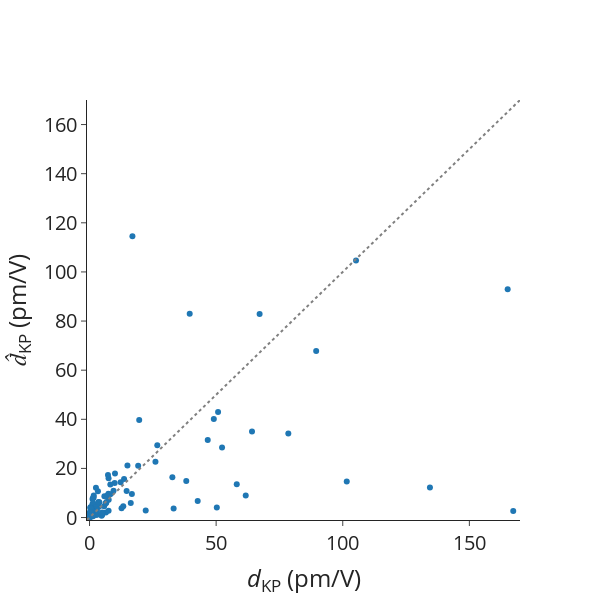

Notebook code cell kept with this figure:
### Markdown cell above
# Errors on dKP

### Code cell
# Data

mae = mean_absolute_error(df_pred_matten["dKP_true"], df_pred_matten["dKP_matten"])
mape = mean_absolute_percentage_error(
    df_pred_matten["dKP_true"], df_pred_matten["dKP_matten"]
)
rmse = root_mean_squared_error(df_pred_matten["dKP_true"], df_pred_matten["dKP_matten"])
spearmanrho = spearmanr(df_pred_matten["dKP_true"], df_pred_matten["dKP_matten"])
print(f"MAE = {mae}")
print(f"MAPE = {mape}")
print(f"RMSE = {rmse}")
print(f"Rho_sp = {spearmanrho.statistic}")

# Scatter plot for previous outputs.
scatter_dKP = go.Scatter(
    x=df_pred_matten["dKP_true"],
    y=df_pred_matten["dKP_matten"],
    mode="markers",
    name="",
    showlegend=False,
    text=[mpid for mpid in df_pred_matten.index.values],
)

ideal = go.Scatter(
    x=[-1, 200],
    y=[-1, 200],
    mode="lines",
    line=dict(color="gray", dash="dot"),
    showlegend=False,
)

# Layout
layout = go.Layout(
    # title=dict(text='Scatter Plot'),
    xaxis=dict(title="<i>d</i><sub>KP</sub> (pm/V)", range=[-1, 170]),
    yaxis=dict(title="<i>d&#770;</i><sub>KP</sub> (pm/V)", range=[-1, 170]),
    # legend=dict(font=dict(size=12)),
)

# Create figure
fig = go.Figure(data=[scatter_dKP, ideal], layout=layout)

fig.update_layout(
    autosize=False,
    font_size=20,
    width=600,
    height=600,
    # plot_bgcolor="white",
    template="simple_white",
)
fig.update_layout(
    xaxis=dict(
        # tickmode = 'array',
        # tickvals = [1, 2,3,4,5,6,7,8],
        # ticktext = ['One', 'Three', 'Five', 'Seven', 'Nine', 'Eleven']
        showgrid=False,
    ),
    yaxis=dict(
        # tickmode = 'array',
        # tickvals = [1, 2,3,4,5,6,7,8],
        # ticktext = ['One', 'Three', 'Five', 'Seven', 'Nine', 'Eleven']
        showgrid=False,
    ),
)

# Show figure
fig.show()

### Figure 1 — Plotly figure (JSON) as saved in the notebook; plotly's stock layout.template omitted (floating-point values rounded to 4 significant figures)
{"data": [{"mode": "markers", "name": "", "showlegend": false, "text": ["agm001234439", "agm001375463", "agm002017294", "agm002041315", "agm002041336", "agm002056302", "agm002137665", "agm002138671", "agm002140778", "agm002147818", "agm002153139", "agm002156258", "agm002161194", "agm002176403", "agm002184995", "agm002205114", "agm002224865", "agm002237807", "agm002278924", "agm002297812", "agm002790067", "agm003112540", "agm003157565", "agm003160552", "agm003202328", "agm003202410", "agm003206267", "agm003213121", "agm003219193", "agm003235252", "agm003237859", "agm003469328", "agm003705731", "agm004773455", "agm004786326", "agm004787350", "agm005056300", "agm005071058", "agm005072178", "agm005664742", "agm005721583", "agm005748012", "agm005754384", "agm005848675", "agm006020719", "agm006047746", "agm2000126920", "agm2000136656", "agm2000137141", "mp-1023924", "mp-1029368", "mp-1029633", "mp-1079676", "mp-1102285", "mp-1103351", "mp-1105300", "mp-11714", "mp-1180133", "mp-1196282", "mp-1196457", "mp-1208039", "mp-1208179", "mp-1215642", "mp-1216976", "mp-1219328", "mp-1221169", "mp-1221971", "mp-1223389", "mp-1223489", "mp-1223849", "mp-1225884", "mp-1225916", "mp-1227011", "mp-1227110", "mp-1227124", "mp-1227389", "mp-1228160", "mp-1228342", "mp-1287", "mp-13666", "mp-14444", "mp-1778", "mp-17862", "mp-18168", "mp-21521", "mp-2176", "mp-21892", "mp-22909", "mp-23329", "mp-2469", "mp-2802611", "mp-29157", "mp-31451", "mp-38011", "mp-4431", "mp-4524", "mp-504952", "mp-505702", "mp-549720", "mp-554918", "mp-555150", "mp-555202", "mp-555915", "mp-558491", "mp-559057", "mp-559065", "mp-559545", "mp-560894", "mp-561385", "mp-6126", "mp-625175", "mp-626172", "mp-6268", "mp-632229", "mp-632684", "mp-6980", "mp-754712", "mp-756044", "mp-760755", "mp-772748", "mp-8070", "mp-8884", "mp-9066", "mp-9427", "mp-9844"], "type": "scatter", "x": [0.8273, 29.62, 16.93, 58.14, 42.72, 3.414, 0.2176, 4.991, 3.739, 0.3866, 2.536, 0.6697, 9.926, 1.529, 167.3, 64.16, 1.163, 101.6, 165.1, 1.145, 46.68, 49.08, 0.2773, 12.28, 32.71, 134.4, 19.21, 3.896, 0.2357, 0.04742, 0.3447, 0.3122, 6.713, 4.768, 13.64, 1.713, 7.568, 1.395, 0.3562, 3.195, 9.476, 0.4218, 1.478, 7.517, 0.413, 50.77, 0.2248, 3.323, 8.213, 2.575, 14.97, 7.445, 1.418, 7.286, 2.242, 26.76, 6.45, 5.011, 0.02059, 0.1078, 0.9609, 0.8543, 3.522, 12.64, 2.709, 10.05, 5.871, 26.04, 0.1658, 0.09266, 0.1571, 1.182, 52.33, 0.00916, 16.28, 38.2, 0.2415, 1.382, 0.142, 50.26, 13.33, 0.3199, 33.21, 2.409, 7.526, 105.2, 1.67, 2.588, 8.217, 16.72, 0.8983, 78.51, 67.16, 6.983, 19.62, 89.5, 14.64, 1.566, 22.18, 2.489, 1.671, 0.2467, 0.4181, 0.9163, 1.629, 6.498, 5.768, 0.4985, 0.7001, 2.733, 0.2779, 0.2233, 6.413, 2.91, 0.6333, 61.69, 1.17, 0.2817, 0.09891, 0.2717, 0.6154, 39.56, 0.3188, 0.5744, 0.9484], "y": [2.251, 180.1, 114.5, 13.52, 6.71, 4.611, 0.9755, 1.131, 4.384, 2.416, 12.11, 3.756, 14.11, 1.311, 2.689, 34.99, 7.536, 14.66, 92.94, 5.404, 31.54, 40.11, 0.2642, 14.33, 16.37, 12.2, 21.05, 6.262, 1.227, 0.7393, 2.497, 1.075, 6.292, 0.7227, 15.67, 0.9992, 7.265, 7.948, 4.167, 1.281, 10.89, 1.047, 2.123, 16.02, 1.128, 43.0, 1.182, 10.75, 13.44, 5.117, 21.16, 9.657, 5.922, 17.27, 4.051, 29.47, 2.102, 2.086, 0.374, 0.2454, 0.5502, 0.9834, 6.294, 3.755, 3.234, 17.97, 8.647, 22.75, 0.2552, 1.142, 1.435, 0.8323, 28.54, 0.2478, 5.946, 14.92, 1.832, 0.5111, 0.1867, 4.053, 4.615, 0.4021, 3.694, 1.979, 2.751, 104.6, 9.01, 1.065, 9.457, 9.584, 2.521, 34.24, 82.82, 8.83, 39.74, 67.77, 10.84, 1.515, 2.868, 2.69, 1.337, 1.961, 0.5043, 3.478, 8.145, 5.972, 4.616, 1.262, 2.521, 2.52, 0.8404, 1.422, 5.845, 2.73, 3.788, 8.928, 0.9785, 1.925, 0.2042, 1.069, 3.336, 82.96, 3.886, 1.996, 0.9191]}, {"line": {"color": "gray", "dash": "dot"}, "mode": "lines", "showlegend": false, "type": "scatter", "x": [-1, 200], "y": [-1, 200]}], "layout": {"autosize": false, "font": {"size": 20}, "height": 600, "width": 600, "xaxis": {"range": [-1, 170], "showgrid": false, "title": {"text": "<i>d</i><sub>KP</sub> (pm/V)"}}, "yaxis": {"range": [-1, 170], "showgrid": false, "title": {"text": "<i>d&#770;</i><sub>KP</sub> (pm/V)"}}}}
